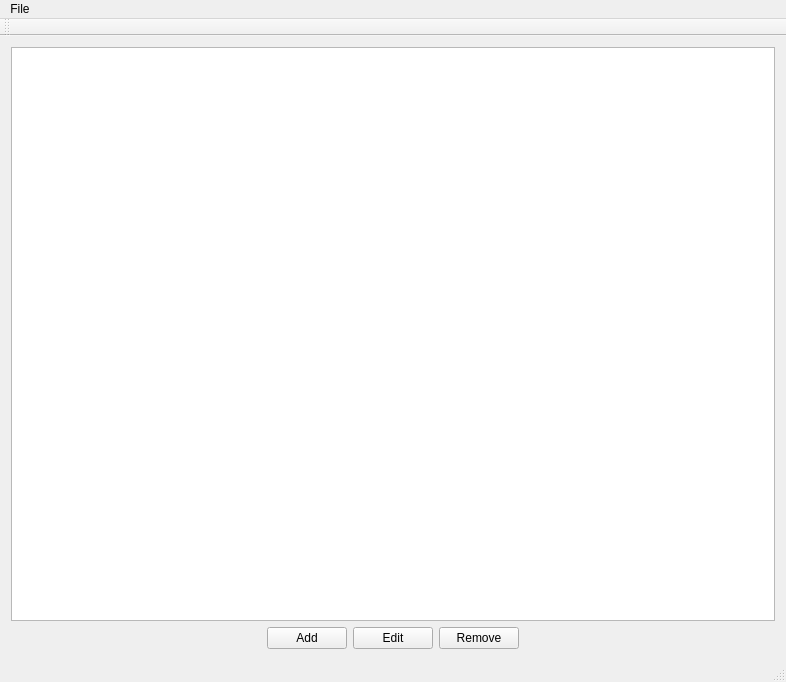
<?xml version="1.0" encoding="UTF-8"?>
<ui version="4.0">
 <class>MainWindow</class>
 <widget class="QMainWindow" name="MainWindow">
  <property name="geometry">
   <rect>
    <x>0</x>
    <y>0</y>
    <width>786</width>
    <height>682</height>
   </rect>
  </property>
  <property name="windowTitle">
   <string>MainWindow</string>
  </property>
  <widget class="QWidget" name="centralWidget">
   <layout class="QVBoxLayout" name="verticalLayout_2">
    <item>
     <layout class="QVBoxLayout" name="verticalLayout">
      <item>
       <widget class="QListView" name="listView"/>
      </item>
      <item>
       <layout class="QHBoxLayout" name="horizontalLayout">
        <item>
         <spacer name="horizontalSpacer_4">
          <property name="orientation">
           <enum>Qt::Horizontal</enum>
          </property>
          <property name="sizeHint" stdset="0">
           <size>
            <width>40</width>
            <height>20</height>
           </size>
          </property>
         </spacer>
        </item>
        <item>
         <widget class="QPushButton" name="addButton">
          <property name="text">
           <string>Add</string>
          </property>
         </widget>
        </item>
        <item>
         <widget class="QPushButton" name="editButton">
          <property name="text">
           <string>Edit</string>
          </property>
         </widget>
        </item>
        <item>
         <widget class="QPushButton" name="removeButton">
          <property name="text">
           <string>Remove</string>
          </property>
         </widget>
        </item>
        <item>
         <spacer name="horizontalSpacer_3">
          <property name="orientation">
           <enum>Qt::Horizontal</enum>
          </property>
          <property name="sizeHint" stdset="0">
           <size>
            <width>40</width>
            <height>20</height>
           </size>
          </property>
         </spacer>
        </item>
       </layout>
      </item>
     </layout>
    </item>
   </layout>
  </widget>
  <widget class="QMenuBar" name="menuBar">
   <property name="geometry">
    <rect>
     <x>0</x>
     <y>0</y>
     <width>786</width>
     <height>30</height>
    </rect>
   </property>
   <widget class="QMenu" name="menuFile">
    <property name="title">
     <string>File</string>
    </property>
    <addaction name="actionSave"/>
   </widget>
   <addaction name="menuFile"/>
  </widget>
  <widget class="QToolBar" name="mainToolBar">
   <attribute name="toolBarArea">
    <enum>TopToolBarArea</enum>
   </attribute>
   <attribute name="toolBarBreak">
    <bool>false</bool>
   </attribute>
  </widget>
  <widget class="QStatusBar" name="statusBar"/>
  <action name="actionSave">
   <property name="text">
    <string>Save</string>
   </property>
  </action>
 </widget>
 <layoutdefault spacing="6" margin="11"/>
 <resources/>
 <connections/>
</ui>
